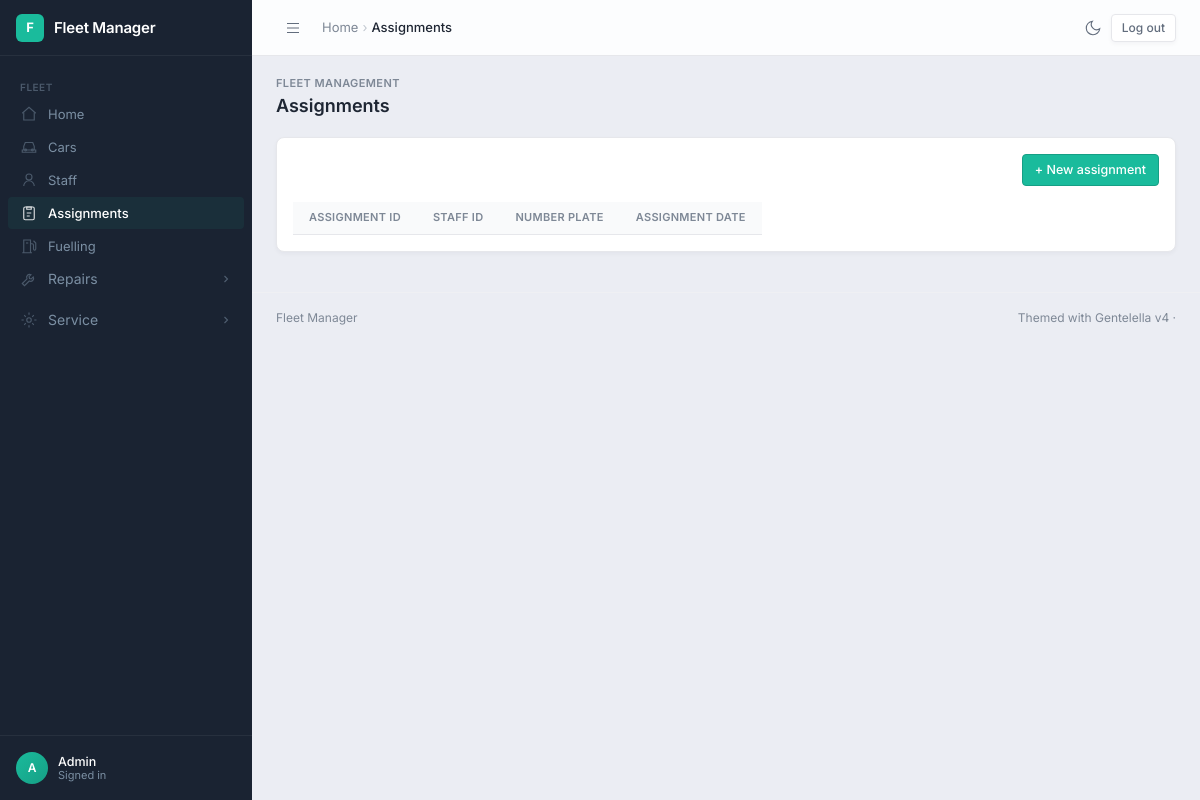
Page /assignment/ (signed in) on the earlier database version.
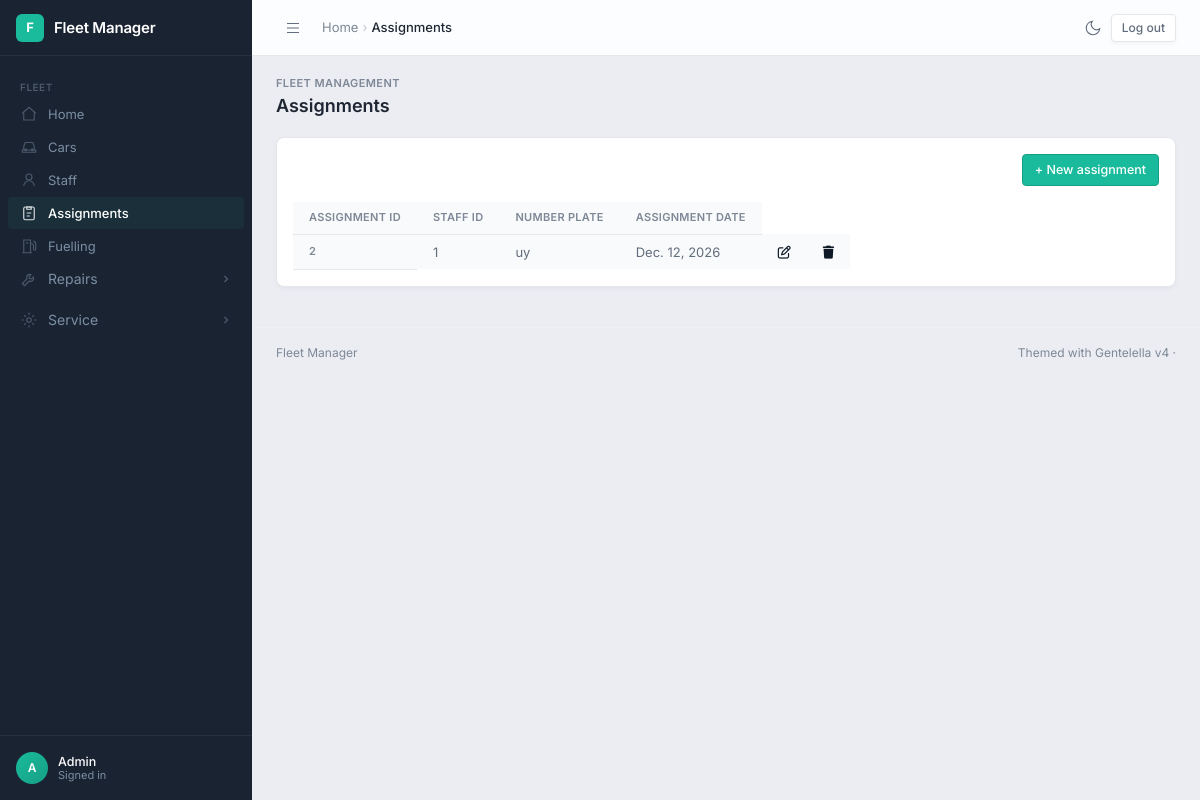
Same page on the later database version.
### fleetmanagement/models.py (models this page shows)
class Assigning(models.Model):
    staff_id = models.ForeignKey(Staff, on_delete = models.CASCADE)
    number_plate = models.ForeignKey(Car, on_delete= models.CASCADE)
    assignment_date = models.DateField(auto_now=False, verbose_name="Assignment Date")

class Staff(models.Model):
    GENDER_OPTIONS = [
       ("M", "Male"),
       ("F", "Female")
    ]
    ROLE_OPTIONS = [
        ("D", "Driver"),
        ("M", "Manager")
    ]
    first_name = models.CharField(max_length=50, verbose_name="First Name")
    second_name = models.CharField(max_length=20, verbose_name="Second Name")
    gender = models.CharField(max_length=2, choices=GENDER_OPTIONS)
    role = models.CharField(max_length=2, choices=ROLE_OPTIONS)
    def __str__(self):
        return str(self.id)

class Car(models.Model):
    TRANSIT_OPTIONS = [
        ("A", "Auto"),
        ("M", "Manual")
    ]
    ENGINE_OPTIONS = [
        ("P", "Petrol"),
        ("D", "Diesel")
    ]
    car_type = models.CharField(max_length=10, verbose_name="Car Type")
    Brand = models.CharField(max_length=10, verbose_name="Brand Name")
    number_plate = models.CharField(max_length=10, verbose_name="Number Plate")
    Model = models.CharField(max_length=10)
    Expiry_insurance = models.DateField(auto_now=False)
    Transmission = models.CharField(max_length=10, choices=TRANSIT_OPTIONS)
    Engine_type = models.CharField(max_length=10, choices=ENGINE_OPTIONS, verbose_name="Engine Type")
    def __str__(self):
            return self.number_plate

### fleetmanagement/views.py (the view)
# urls.py: path('assignment/', assign_form, name='assignment_page'),
@login_required
def assign_form(request):
    message = ''
    if request.method == "POST":
        assignform = AssigningForm(request.POST)
        if assignform.is_valid():
            assignform.save()
            return redirect('assignment_page')
    else:
        assignform = AssigningForm()
    assign = Assigning.objects.all()
    context = {
        'form' : assignform,
        'msg' : message,
        'assign' : assign
    }
    return render(request, 'assignment.html', context)

### fleetmanagement/templates/assignment.html
{% extends './home.html' %}
{% load crispy_forms_tags %}
{% block content %}
    {% include 'add_form.html' with title='New assignment' %}
    <table class="table table-striped">
        <thead>
            <tr>
                <th scope="col">Assignment Id</th>
                <th scope="col">Staff Id</th>
                <th scope="col">Number plate</th>
                <th scope="col">Assignment Date</th>
            </tr>
        </thead>
        <tbody>
            {% for assign in assign %}
                <tr>
                    <th scope="row">{{assign.id}}</th>
                    <td>{{assign.staff_id}}</td>
                    <td>{{assign.number_plate}}</td>
                    <td>{{assign.assignment_date}}</td>
                    <td><a href="{% url 'edit_assignment_page' assign.id %}"><i class="fa-regular fa-pen-to-square" style="color: rgb(15, 25, 40);"></i></a></td>
                    <td><a href="{% url 'delete_assignment_page' assign.id %}"><i class="fa-solid fa-trash" style="color: rgb(15, 25, 40);"></i></a></td>
                </tr>
            {% endfor %}
        </tbody>
    </table>
{% endblock content %}

Differences in the rows shown:
added Assigning: id "2", staff_id "1", number_plate "uy", assignment_date "Dec. 12, 2026"
